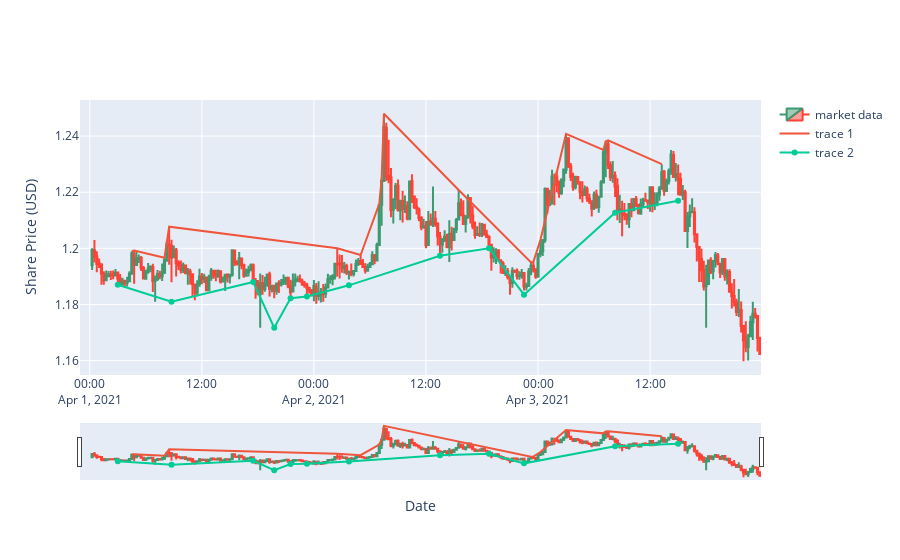

The notebook cell this image was saved under:
### Code cell
import plotly.graph_objs as go
#Declare figure
fig = go.Figure()

#add Traces

fig.add_trace(go.Candlestick(x=df.date,
                open=df['open'],
                high=df['high'],
                low=df['low'],
                close=df['close'], name = 'market data'))

#fig.add_trace(go.Scatter(x=df['date'], y=df['max10']))

#fig.add_trace(go.Scatter(x=df['date'], y=df['min10']))

fig.add_trace(go.Scatter(x=point['date'], y=point['resist5']))

fig.add_trace(go.Scatter(x=pointm['date'], y=pointm['support5']))


#fig.add_shape(type="line",
#    x0=pointm['date'], y0=pointm['support5'], x1=max(pointm['date']), y1=pointm['support5'],
#    line=dict(
#        color="LightSeaGreen",
#        width=4,
#        dash="dashdot",
#    ))
fig.update_shapes(dict(xref='x', yref='y'))

#for index in range(0,len(pointm)):
    #fig.add_hline(y=pointm['support5'])

#fig.add_trace(go.Scatter(x=point['date'], y=point['resist10']))

#fig.add_trace(go.Scatter(x=pointm['date'], y=pointm['support10']))
#for i in range(len(df['date'])):
    #fig.add_hline(y=df[i]['min10'], line_dash="dot",
                  #annotation_text="support", 
                  #annotation_position="bottom right")

#fig.add_hline(y=df['max10'], line_dash="dot",
#              annotation_text="resitance", 
#              annotation_position="bottom right")

# X and Y Axis Update
fig.update_xaxes(
    title = 'Date',rangeslider_visible=True
)

fig.update_yaxes(
    title = 'Share Price (USD)'
)

#Show
fig.show()

### Figure 1 — Plotly figure (JSON) as saved in the notebook; plotly's stock layout.template omitted (floating-point values rounded to 4 significant figures; data arrays with more than 128 entries replaced by an {"elided": "..."} marker saying what was removed)
{"data": [{"close": {"elided": "287 float values"}, "high": {"elided": "287 float values"}, "low": {"elided": "287 float values"}, "name": "market data", "open": {"elided": "287 float values"}, "type": "candlestick", "x": {"elided": "287 str values"}}, {"type": "scatter", "x": ["2021-04-01T04:30:00", "2021-04-01T04:45:00", "2021-04-01T08:00:00", "2021-04-01T08:15:00", "2021-04-01T08:30:00", "2021-04-02T02:30:00", "2021-04-02T04:45:00", "2021-04-02T05:00:00", "2021-04-02T07:00:00", "2021-04-02T07:15:00", "2021-04-02T07:30:00", "2021-04-02T15:30:00", "2021-04-02T23:15:00", "2021-04-02T23:30:00", "2021-04-03T00:15:00", "2021-04-03T03:00:00", "2021-04-03T07:00:00", "2021-04-03T07:15:00", "2021-04-03T07:30:00", "2021-04-03T13:15:00"], "y": [1.199, 1.199, 1.197, 1.203, 1.208, 1.2, 1.198, 1.198, 1.216, 1.225, 1.248, 1.221, 1.195, 1.195, 1.203, 1.241, 1.235, 1.238, 1.238, 1.23]}, {"type": "scatter", "x": ["2021-04-01T03:00:00", "2021-04-01T08:45:00", "2021-04-01T17:30:00", "2021-04-01T19:45:00", "2021-04-01T21:30:00", "2021-04-01T23:15:00", "2021-04-02T03:45:00", "2021-04-02T13:30:00", "2021-04-02T18:45:00", "2021-04-02T22:30:00", "2021-04-03T08:15:00", "2021-04-03T15:00:00"], "y": [1.187, 1.181, 1.188, 1.172, 1.182, 1.183, 1.187, 1.197, 1.2, 1.183, 1.213, 1.217]}], "layout": {"xaxis": {"rangeslider": {"visible": true}, "title": {"text": "Date"}}, "yaxis": {"title": {"text": "Share Price (USD)"}}}}
